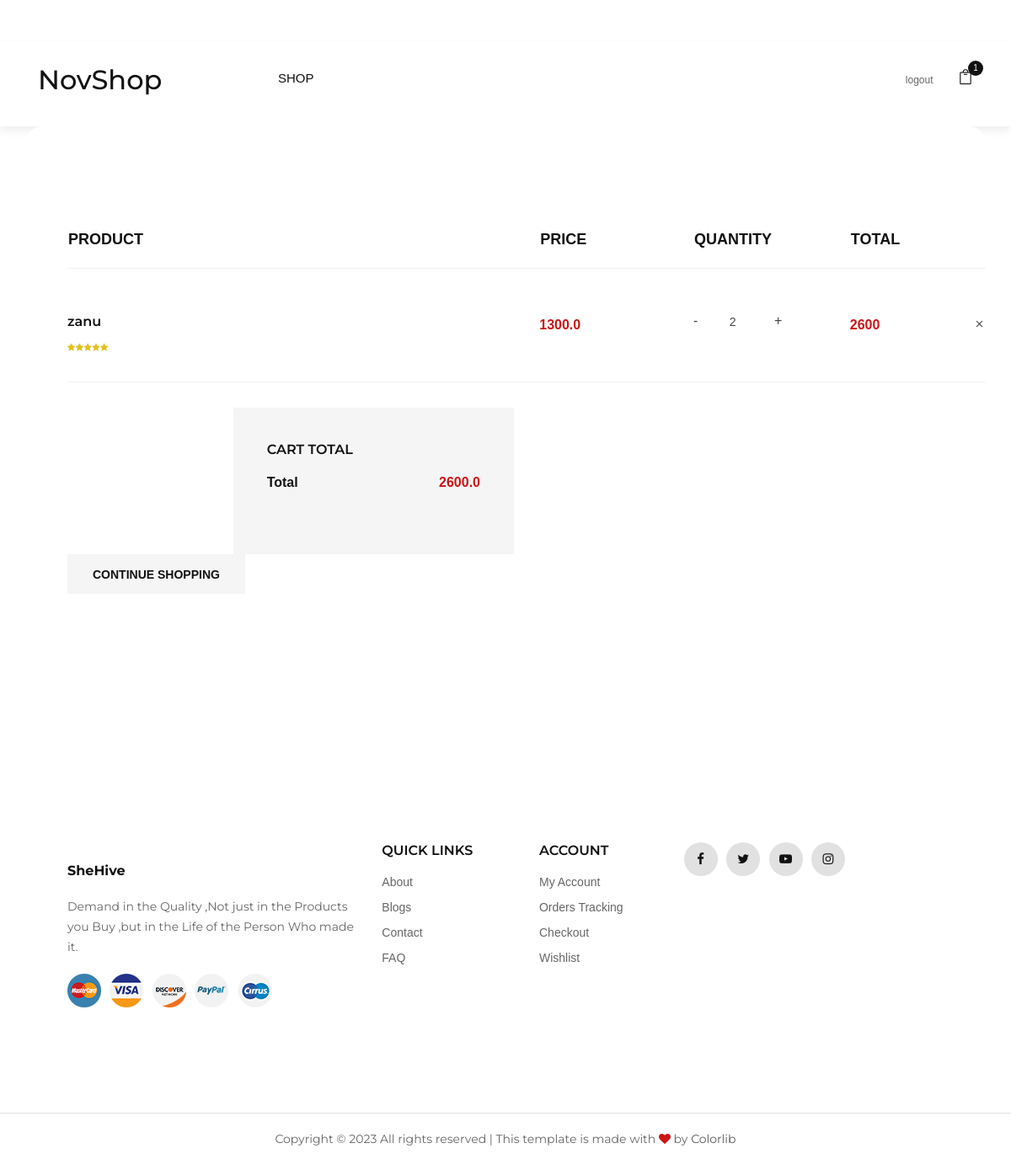
/products/cart/ (signed in), run on an earlier commit of the app's database.
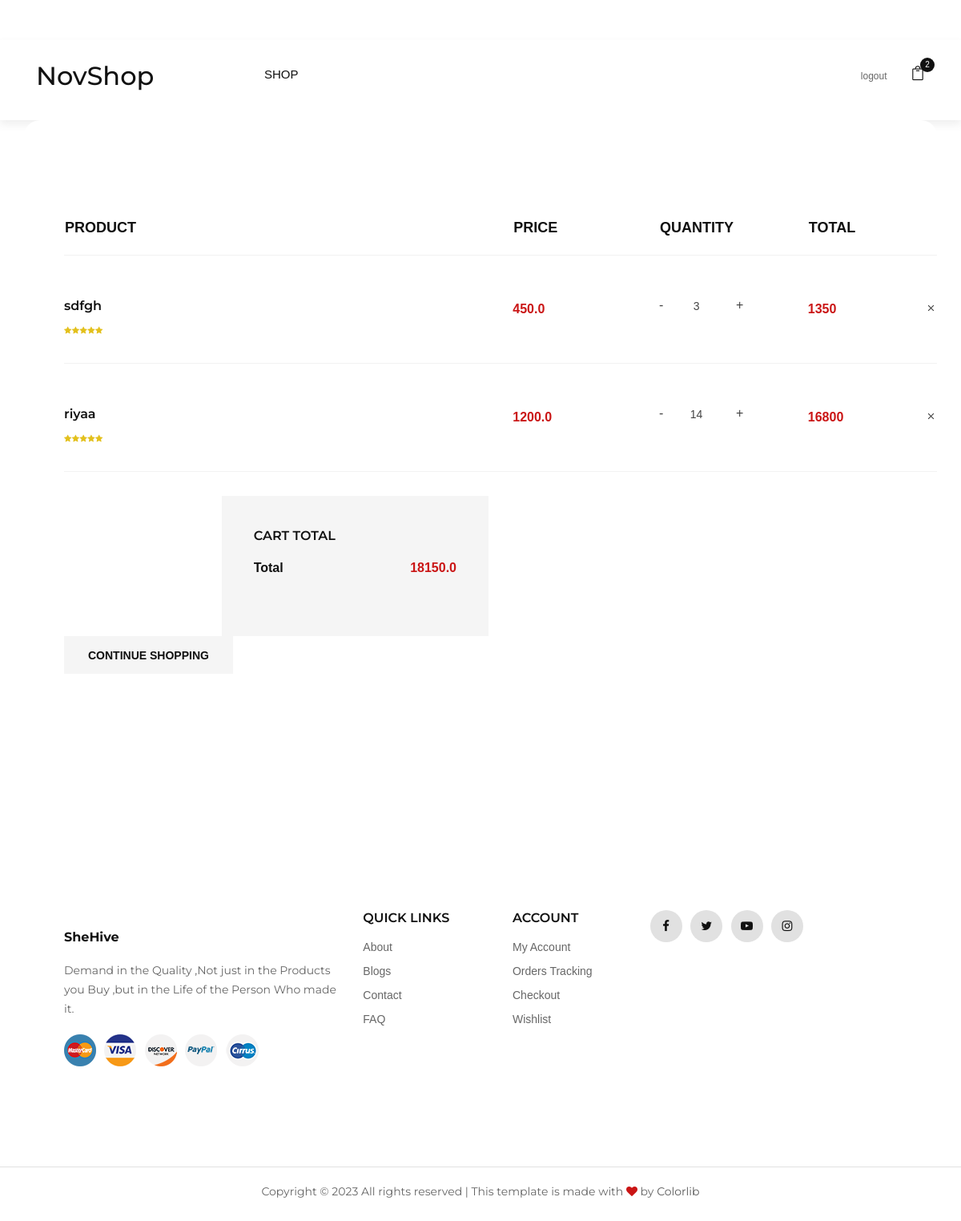
And on a later commit of the database.
### products/models.py (models this page shows, shortened)
class cart(models.Model):
    user=models.ForeignKey(User,on_delete=models.CASCADE)
    product=models.ForeignKey(product,on_delete=models.CASCADE)
    quantity=models.PositiveBigIntegerField(default=1)
    coupon=models.CharField(max_length=100)

class product(models.Model):
    quantity = models.PositiveIntegerField(null=True)
    title=models.CharField(max_length=100)
    selling_price=models.FloatField()
    discount_price=models.FloatField()
    discription=models.TextField()
    category = models.ForeignKey(Category, null=True, blank=True, on_delete=models.CASCADE)
    size = models.CharField(max_length=50, default='medium')
    product_image=models.ImageField(upload_to='product')

### products/views.py (the view)
# urls.py: path('cart/',views.show_cart,name='show-cart'),
def show_cart(request):
    if request.user.is_authenticated:
        user = request.user
        if request.method == 'POST':
            item_id = request.POST.get('item_id')
            item_quantity = request.POST.get('item_quantity')
            try:
                cart_item = cart.objects.get(id=item_id, user=user)
                cart_item.quantity = item_quantity
                cart_item.save()
                new_total_amount = cart_item.quantity * cart_item.product.discount_price
                items_in_cart = cart.objects.filter(user=user)
                amount = sum(cart.quantity * cart.product.discount_price for cart in items_in_cart)
                return JsonResponse({'total_amount': new_total_amount, 'cart_amount': amount})
            except cart.DoesNotExist:
                return JsonResponse({'error': 'Cart item not found'}, status=400)
        else:
            items_in_cart = cart.objects.filter(user=user)
            amount = sum(cart.quantity * cart.product.discount_price for cart in items_in_cart)
            total_amount = amount
            context = {
                'items_in_cart': items_in_cart,
                'total_amount': total_amount,
                'amount': amount,
            }
            return render(request, 'shop-cart.html', context)
    else:
        return redirect('signin')

### products/product_context.py (called while the page is built)
def counts(request):
    cart_count = 0
    try:
        if request.user.is_authenticated:
            Cart = cart.objects.filter(user=request.user)
            cart_count = Cart.count()
    except ProgrammingError as e:
        pass
    contxt = {
        'cart_count': cart_count,
    }
    return contxt

### Templates/shop-cart.html (shortened to what this page needs)
{% extends 'base.html' %}
{% load static %}
{% block content %}
<div class="container" style="overflow:hidden">
<section class="shop-cart spad">
    <div class="container">
        <div class="row">
            <div class="col-lg-12 col-12 " style="width:50%">
                <div class="shop__cart__table" >
                     {% if items_in_cart %}
                    <table>
                        <thead>
                            <tr>
                                <th>Product</th>
                                <th>Price</th>
                                <th>Quantity</th>
                                <th>Total</th>
                                <th></th>
                            </tr>
                        </thead>
                        <tbody>
                            {% for cart in items_in_cart %}
                            <tr>
                                <td class="cart__product__item">
                                    <div class="cart__product__item__title">
                                        <h6>{{cart.product.title}}</h6>
                                        <div class="rating">
                                            <i class="fa fa-star"></i>
                                            <i class="fa fa-star"></i>
                                            <i class="fa fa-star"></i>
                                            <i class="fa fa-star"></i>
                                            <i class="fa fa-star"></i>
                                        </div>
                                    </div>
                                </td>
                                <td class="cart__price col-12">{{cart.product.discount_price}}</td>
                                <form method="post">
                                    <td class="cart__quantity col-12">
                                        <div class="pro-qty col-12">
                                            <input type="number" name="item_quantity" value="{{ cart.quantity }}" min="1" class="cart-quantity-input" data-cart-item-id="{{ cart.id }}" data-product-price="{{ cart.product.discount_price }}">
                                        </div>
                                    </td>
                                    <td class="cart__total col-12" data-cart-item-total="{{ cart.id }}">
                                        {% widthratio cart.product.discount_price 1 cart.quantity %}
                                    </td>
                                    <td class="cart__close "> <a href="{% url 'remove_cart_item' cart.id %}" class="icon_close"></a>
                                    </td>
                                </form>
                            </tr>
                            {% endfor %}
                        </tbody>
                    </table>
                </div>
            </div>
        </div>
        <div class="col-lg-4 offset-lg-2 col-12">
            <div class="cart__total__procced">
                <h6>Cart total</h6>
                <ul>
                    <li>Total <span id="cart-total">{{ total_amount }}</span></li>
                </ul>
            </div>
        </div>
        <div class="row">
            <div class="col-lg-6 col-md-6 col-sm-6 col-12">
                <div class="cart__btn">
                    <a href="{% url 'products' 0 %}">Continue Shopping</a>
                </div>
            </div>
        </div>
    </div>
</div>
{% endif %}
{% endblock %}

### Templates/base.html (shortened to what this page needs)
{%load static%}
<!DOCTYPE html>
<html>
<head>
    <link rel="stylesheet" href="{% static '/css/style.css'%}"  type="text/css">
    <link rel="stylesheet" href="{% static '/css/bootstrap.min.css'%}"  type="text/css">
    <link rel="stylesheet" href="{% static '/css/elegant-icons.css'%}"  type="text/css">
    <link rel="stylesheet" href="{% static '/css/font-awesome.min.css'%}"  type="text/css">
    <link rel="stylesheet" href="{% static '/css/jquery-ui.min.css'%}"  type="text/css">
    <link rel="stylesheet" href="{% static '/css/magnific-popup.css'%}"  type="text/css">
    <link rel="stylesheet" href="{% static '/css/owl.carousel.min.css'%}"  type="text/css">
    <link rel="stylesheet" href="{% static '/css/slicknav.min.css'%}"  type="text/css">
    <link rel="stylesheet" href="{% static '/css/sass.css'%}"  type="text/css">
    <link rel="stylesheet" href="{% static '/css/order.css'%}"  type="text/css">
    <link rel="stylesheet" href="//cdn.jsdelivr.net/npm/alertifyjs@1.13.1/build/css/alertify.min.css"/>
    <link rel="stylesheet" href="//cdn.jsdelivr.net/npm/alertifyjs@1.13.1/build/css/themes/default.min.css"/>
</head>
<body>
    <div class='container' style='overflow:hidden;'>
</div>
    <header class="header">
        <div class="container-fluid">
            <div class="row">
                <div class="col-xl-3 col-lg-2">
                    <div class="header__logo">
                        <h2>NovShop</h2>
                    </div>
                </div>
                <div class="col-xl-6 col-lg-7">
                    <nav class="header__menu">
                        <ul>
                             <li><a href="{% url 'products' 0 %}">Shop</a></li>
                        </ul>
                    </nav>
                </div>
                <div class="col-lg-3">
                    <div class="header__right">
                        <div class="header__right__auth">
                        {% if user.is_authenticated %}
                            {% if user.is_superuser %}
                            <ul>
                            <li class="fa fa-user"> <a href="{% url 'add_product' %}">admin</a></li>
                            <a href="{% url 'logout' %}">logout</a>
                            {% else %}
                            <a href="{% url 'logout' %}">logout</a>
                            {% endif %}
                        {% else %}
                            <a href="{% url 'signin' %}">Login</a>
                            <a href="{% url 'signup' %}">Register</a>
                        {% endif %}
                        </div>
                        <ul class="header__right__widget">
                            <li><a href="{% url 'show-cart' %}"><span class="icon_bag_alt"></span>
                                <div class="tip">{{cart_count}}</div>
                            </a></li>
                        </ul>
                    </div>
                </div>
            </div>
        </div>
    </header>
{% block content %}{% endblock %}
<div class="container" style="overflow: hidden;">
<footer class="footer">
    <div class="container">
      <div class="row">
        <div class="col-lg-4 col-md-6 col-sm-7">
          <div class="footer__about">
            <div class="footer__logo">
              <h6><strong>SheHive</strong></h6>
            </div>
            <p>Demand in the Quality ,Not just in the Products you Buy ,but in the Life of the Person Who made it.</p>
            <div class="footer__payment">
              <a href="#"><img src="img/payment/payment-1.png" alt=""></a>
              <a href="#"><img src="img/payment/payment-2.png" alt=""></a>
              <a href="#"><img src="img/payment/payment-3.png" alt=""></a>
              <a href="#"><img src="img/payment/payment-4.png" alt=""></a>
              <a href="#"><img src="img/payment/payment-5.png" alt=""></a>
            </div>
          </div>
        </div>
        <div class="col-lg-2 col-md-3 col-sm-5">
          <div class="footer__widget">
            <h6>Quick links</h6>
            <ul>
              <li><a href="#">About</a></li>
              <li><a href="#">Blogs</a></li>
              <li><a href="#">Contact</a></li>
              <li><a href="#">FAQ</a></li>
            </ul>
          </div>
        </div>
        <div class="col-lg-2 col-md-3 col-sm-4">
          <div class="footer__widget">
            <h6>Account</h6>
            <ul>
              <li><a href="#">My Account</a></li>
              <li><a href="#">Orders Tracking</a></li>
              <li><a href="#">Checkout</a></li>
              <li><a href="#">Wishlist</a></li>
            </ul>
          </div>
        </div>
            <div class="footer__social">
              <a href="#"><i class="fa fa-facebook"></i></a>
              <a href="#"><i class="fa fa-twitter"></i></a>
              <a href="#"><i class="fa fa-youtube-play"></i></a>
              <a href="#"><i class="fa fa-instagram"></i></a>
            </div>
          </div>
        </div>
      </div>
            <div class="row">
                <div class="col-lg-12">
                    <div class="footer__copyright__text">
                        <p>Copyright &copy; <script>document.write(new Date().getFullYear());</script> All rights reserved | This template is made with <i class="fa fa-heart" aria-hidden="true"></i> by <a href="https://colorlib.com" target="_blank">Colorlib</a></p>
                    </div>
                </div>
            </div>
    </body>
    </html>

### static/css/order.css (style rules this page uses)
body { font-family: Arial, sans-serif; font-size: 16px; line-height: 1.5; }
a { text-decoration: none; color: #333; }
.container { background-color: white; padding: 25px; border-radius: 20px; width: 90rem; }

What changed in the data, as far as the page shows it:
removed cart: product "zanu", product.discount_price "1300.0", item_quantity "2", product+quantity "2600"
added cart: product "sdfgh", product.discount_price "450.0", item_quantity "3", product+quantity "1350"
added cart: product "riyaa", product.discount_price "1200.0", item_quantity "14", product+quantity "16800"
Also different on the page:
{{ cart_count }}: "1" → "2"
{{ total_amount }}: "2600.0" → "18150.0"
